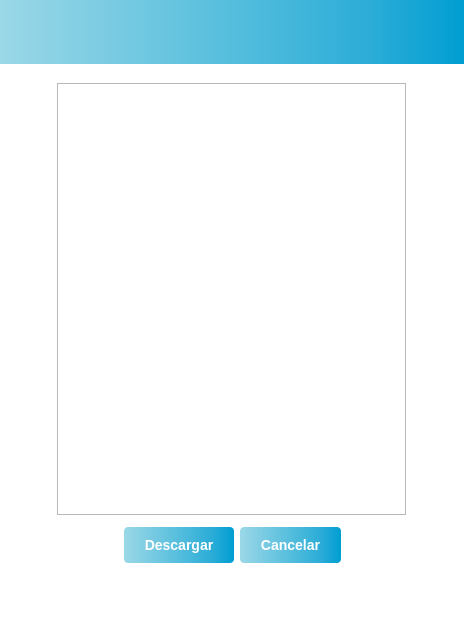
<?xml version="1.0" encoding="UTF-8"?>
<ui version="4.0">
 <class>ShowLogs</class>
 <widget class="QWidget" name="ShowLogs">
  <property name="enabled">
   <bool>true</bool>
  </property>
  <property name="geometry">
   <rect>
    <x>0</x>
    <y>0</y>
    <width>464</width>
    <height>640</height>
   </rect>
  </property>
  <property name="windowTitle">
   <string>ShowLogs</string>
  </property>
  <property name="styleSheet">
   <string notr="true">/*
#menuForm { 
background: rba(0, 0, 0, 80);
border-radius: 8px;
}
*/
#ShowLogs {background: rgba(255, 255, 255, 1)}
#topPanel {
background-color: qlineargradient(spread:pad, x1:0, y1:0, x2:1, y2:0, stop:0 #9bd8e7, stop:0.2 #7fcde3, stop:0.4 #63c3df, stop:0.6 #47b8db, stop:0.8 #2bacd7, stop:1 #009ed2);
}

/*
#loginButton {
color: black;
backgroun-color: #27a9e3;
border-width: 0px;
border-radius: 3px;
}
*/
</string>
  </property>
  <layout class="QVBoxLayout" name="verticalLayout">
   <property name="leftMargin">
    <number>0</number>
   </property>
   <property name="topMargin">
    <number>0</number>
   </property>
   <property name="rightMargin">
    <number>0</number>
   </property>
   <property name="bottomMargin">
    <number>0</number>
   </property>
   <item>
    <widget class="QWidget" name="topPanel" native="true">
     <layout class="QHBoxLayout" name="horizontalLayout_3">
      <property name="topMargin">
       <number>55</number>
      </property>
     </layout>
    </widget>
   </item>
   <item>
    <layout class="QHBoxLayout" name="horizontalLayout_4">
     <property name="topMargin">
      <number>13</number>
     </property>
     <property name="bottomMargin">
      <number>0</number>
     </property>
    </layout>
   </item>
   <item alignment="Qt::AlignHCenter">
    <widget class="QTextEdit" name="textEdit">
     <property name="sizePolicy">
      <sizepolicy hsizetype="Fixed" vsizetype="Fixed">
       <horstretch>0</horstretch>
       <verstretch>0</verstretch>
      </sizepolicy>
     </property>
     <property name="minimumSize">
      <size>
       <width>349</width>
       <height>432</height>
      </size>
     </property>
    </widget>
   </item>
   <item>
    <layout class="QHBoxLayout" name="horizontalLayout_6">
     <property name="topMargin">
      <number>6</number>
     </property>
     <item>
      <spacer name="horizontalSpacer_2">
       <property name="orientation">
        <enum>Qt::Horizontal</enum>
       </property>
       <property name="sizeHint" stdset="0">
        <size>
         <width>40</width>
         <height>20</height>
        </size>
       </property>
      </spacer>
     </item>
     <item>
      <widget class="QPushButton" name="acceptButton">
       <property name="sizePolicy">
        <sizepolicy hsizetype="Fixed" vsizetype="Fixed">
         <horstretch>0</horstretch>
         <verstretch>0</verstretch>
        </sizepolicy>
       </property>
       <property name="styleSheet">
        <string notr="true">#acceptButton {
background-color: qlineargradient(spread:pad, x1:0, y1:0, x2:1, y2:0, stop:0 #9bd8e7, stop:0.2 #7fcde3, stop:0.4 #63c3df, stop:0.6 #47b8db, stop:0.8 #2bacd7, stop:1 #009ed2);
border: none;
color: #fff;
padding: 10px 20px;
border-radius: 4px;
font-weight: 1000;
font-family: &quot;Arial Black&quot;, sans-serif;
font-weight: bold;
font-size: 14px;
}

#acceptButton:pressed {
background-color: #cccccc;
}

#acceptButton:checked {
background-color: #cccccc;
}
</string>
       </property>
       <property name="text">
        <string>Descargar</string>
       </property>
      </widget>
     </item>
     <item>
      <widget class="QPushButton" name="cancelButton">
       <property name="sizePolicy">
        <sizepolicy hsizetype="Fixed" vsizetype="Fixed">
         <horstretch>0</horstretch>
         <verstretch>0</verstretch>
        </sizepolicy>
       </property>
       <property name="styleSheet">
        <string notr="true">#cancelButton {
background-color: qlineargradient(spread:pad, x1:0, y1:0, x2:1, y2:0, stop:0 #9bd8e7, stop:0.2 #7fcde3, stop:0.4 #63c3df, stop:0.6 #47b8db, stop:0.8 #2bacd7, stop:1 #009ed2);
border: none;
color: #fff;
padding: 10px 20px;
border-radius: 4px;
font-weight: 1000;
font-family: &quot;Arial Black&quot;, sans-serif;
font-weight: bold;
font-size: 14px;
}

#cancelButton:pressed {
background-color: #cccccc;
}

#cancelButton:checked {
background-color: #cccccc;
}</string>
       </property>
       <property name="text">
        <string>Cancelar</string>
       </property>
      </widget>
     </item>
     <item>
      <spacer name="horizontalSpacer_3">
       <property name="orientation">
        <enum>Qt::Horizontal</enum>
       </property>
       <property name="sizeHint" stdset="0">
        <size>
         <width>40</width>
         <height>20</height>
        </size>
       </property>
      </spacer>
     </item>
    </layout>
   </item>
   <item>
    <layout class="QHBoxLayout" name="horizontalLayout">
     <property name="topMargin">
      <number>6</number>
     </property>
     <item>
      <spacer name="horizontalSpacer">
       <property name="orientation">
        <enum>Qt::Horizontal</enum>
       </property>
       <property name="sizeType">
        <enum>QSizePolicy::Fixed</enum>
       </property>
       <property name="sizeHint" stdset="0">
        <size>
         <width>305</width>
         <height>20</height>
        </size>
       </property>
      </spacer>
     </item>
     <item>
      <widget class="QPushButton" name="logout">
       <property name="sizePolicy">
        <sizepolicy hsizetype="Fixed" vsizetype="Fixed">
         <horstretch>50</horstretch>
         <verstretch>50</verstretch>
        </sizepolicy>
       </property>
       <property name="styleSheet">
        <string notr="true">#logout {
background-color: white;
/*padding: 10px 20px;*/
border-radius: 4px;
}

#logout:pressed {
background-color: white;
}

#logout:checked {
background-color: white;
}</string>
       </property>
       <property name="text">
        <string/>
       </property>
       <property name="icon">
        <iconset resource="resources.qrc">
         <normaloff>:/icons/Images/logout.png</normaloff>:/icons/Images/logout.png</iconset>
       </property>
       <property name="iconSize">
        <size>
         <width>50</width>
         <height>40</height>
        </size>
       </property>
      </widget>
     </item>
    </layout>
   </item>
   <item>
    <spacer name="verticalSpacer">
     <property name="orientation">
      <enum>Qt::Vertical</enum>
     </property>
     <property name="sizeHint" stdset="0">
      <size>
       <width>20</width>
       <height>30</height>
      </size>
     </property>
    </spacer>
   </item>
  </layout>
 </widget>
 <resources>
  <include location="resources.qrc"/>
 </resources>
 <connections/>
</ui>
